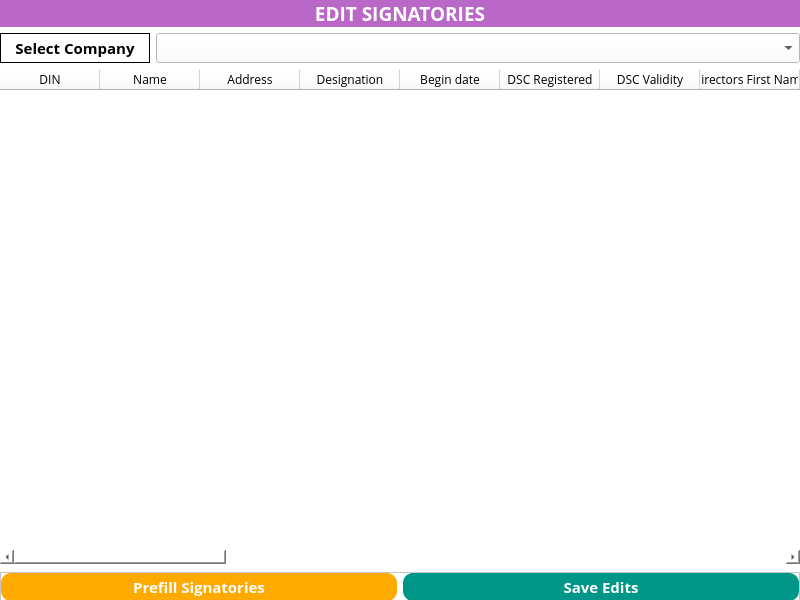
<?xml version="1.0" encoding="UTF-8"?>
<ui version="4.0">
 <class>Form</class>
 <widget class="QWidget" name="Form">
  <property name="windowModality">
   <enum>Qt::ApplicationModal</enum>
  </property>
  <property name="geometry">
   <rect>
    <x>0</x>
    <y>0</y>
    <width>800</width>
    <height>600</height>
   </rect>
  </property>
  <property name="minimumSize">
   <size>
    <width>800</width>
    <height>600</height>
   </size>
  </property>
  <property name="sizeIncrement">
   <size>
    <width>0</width>
    <height>0</height>
   </size>
  </property>
  <property name="windowTitle">
   <string>Form</string>
  </property>
  <property name="windowIcon">
   <iconset>
    <normaloff>../Icon/logo.png</normaloff>../Icon/logo.png</iconset>
  </property>
  <property name="styleSheet">
   <string notr="true">background-color: rgb(255, 255, 255);</string>
  </property>
  <layout class="QGridLayout" name="gridLayout">
   <property name="leftMargin">
    <number>0</number>
   </property>
   <property name="topMargin">
    <number>0</number>
   </property>
   <property name="rightMargin">
    <number>0</number>
   </property>
   <property name="bottomMargin">
    <number>0</number>
   </property>
   <item row="2" column="1" colspan="2">
    <layout class="QHBoxLayout" name="horizontalLayout">
     <item>
      <widget class="QTableWidget" name="DirectorInfo">
       <property name="font">
        <font>
         <family>Open Sans</family>
         <pointsize>10</pointsize>
         <stylestrategy>PreferAntialias</stylestrategy>
        </font>
       </property>
       <property name="frameShape">
        <enum>QFrame::NoFrame</enum>
       </property>
       <property name="frameShadow">
        <enum>QFrame::Sunken</enum>
       </property>
       <property name="midLineWidth">
        <number>9</number>
       </property>
       <property name="sizeAdjustPolicy">
        <enum>QAbstractScrollArea::AdjustToContents</enum>
       </property>
       <property name="showGrid">
        <bool>true</bool>
       </property>
       <property name="gridStyle">
        <enum>Qt::DashLine</enum>
       </property>
       <property name="sortingEnabled">
        <bool>true</bool>
       </property>
       <property name="wordWrap">
        <bool>false</bool>
       </property>
       <attribute name="horizontalHeaderCascadingSectionResizes">
        <bool>true</bool>
       </attribute>
       <attribute name="verticalHeaderVisible">
        <bool>false</bool>
       </attribute>
       <attribute name="verticalHeaderShowSortIndicator" stdset="0">
        <bool>false</bool>
       </attribute>
       <attribute name="verticalHeaderStretchLastSection">
        <bool>false</bool>
       </attribute>
       <column>
        <property name="text">
         <string>DIN</string>
        </property>
        <property name="font">
         <font>
          <family>Open Sans</family>
          <underline>false</underline>
          <stylestrategy>PreferAntialias</stylestrategy>
         </font>
        </property>
        <property name="textAlignment">
         <set>AlignCenter</set>
        </property>
       </column>
       <column>
        <property name="text">
         <string>Name</string>
        </property>
        <property name="font">
         <font>
          <family>Open Sans</family>
          <stylestrategy>PreferAntialias</stylestrategy>
         </font>
        </property>
        <property name="textAlignment">
         <set>AlignCenter</set>
        </property>
       </column>
       <column>
        <property name="text">
         <string>Address</string>
        </property>
        <property name="font">
         <font>
          <family>Open Sans</family>
          <stylestrategy>PreferAntialias</stylestrategy>
         </font>
        </property>
        <property name="textAlignment">
         <set>AlignCenter</set>
        </property>
       </column>
       <column>
        <property name="text">
         <string>Designation</string>
        </property>
        <property name="font">
         <font>
          <family>Open Sans</family>
          <stylestrategy>PreferAntialias</stylestrategy>
         </font>
        </property>
        <property name="textAlignment">
         <set>AlignCenter</set>
        </property>
       </column>
       <column>
        <property name="text">
         <string>Begin date</string>
        </property>
        <property name="font">
         <font>
          <family>Open Sans</family>
          <stylestrategy>PreferAntialias</stylestrategy>
         </font>
        </property>
        <property name="textAlignment">
         <set>AlignCenter</set>
        </property>
       </column>
       <column>
        <property name="text">
         <string>DSC Registered</string>
        </property>
        <property name="font">
         <font>
          <family>Open Sans</family>
          <stylestrategy>PreferAntialias</stylestrategy>
         </font>
        </property>
        <property name="textAlignment">
         <set>AlignCenter</set>
        </property>
       </column>
       <column>
        <property name="text">
         <string>DSC Validity</string>
        </property>
        <property name="font">
         <font>
          <family>Open Sans</family>
          <stylestrategy>PreferAntialias</stylestrategy>
         </font>
        </property>
        <property name="textAlignment">
         <set>AlignCenter</set>
        </property>
       </column>
       <column>
        <property name="text">
         <string>Directors First Name</string>
        </property>
        <property name="font">
         <font>
          <family>Open Sans</family>
          <stylestrategy>PreferAntialias</stylestrategy>
         </font>
        </property>
        <property name="textAlignment">
         <set>AlignCenter</set>
        </property>
       </column>
       <column>
        <property name="text">
         <string>Directors Middle Name</string>
        </property>
        <property name="font">
         <font>
          <family>Open Sans</family>
          <stylestrategy>PreferAntialias</stylestrategy>
         </font>
        </property>
        <property name="textAlignment">
         <set>AlignCenter</set>
        </property>
       </column>
       <column>
        <property name="text">
         <string>Gender</string>
        </property>
        <property name="font">
         <font>
          <family>Open Sans</family>
          <stylestrategy>PreferAntialias</stylestrategy>
         </font>
        </property>
        <property name="textAlignment">
         <set>AlignCenter</set>
        </property>
       </column>
       <column>
        <property name="text">
         <string>Fathers First Name</string>
        </property>
        <property name="font">
         <font>
          <family>Open Sans</family>
          <stylestrategy>PreferAntialias</stylestrategy>
         </font>
        </property>
        <property name="textAlignment">
         <set>AlignCenter</set>
        </property>
       </column>
       <column>
        <property name="text">
         <string>Fathers Middle Name</string>
        </property>
        <property name="font">
         <font>
          <family>Open Sans</family>
          <stylestrategy>PreferAntialias</stylestrategy>
         </font>
        </property>
        <property name="textAlignment">
         <set>AlignCenter</set>
        </property>
       </column>
       <column>
        <property name="text">
         <string>Fathers Last Name</string>
        </property>
        <property name="font">
         <font>
          <family>Open Sans</family>
          <stylestrategy>PreferAntialias</stylestrategy>
         </font>
        </property>
        <property name="textAlignment">
         <set>AlignCenter</set>
        </property>
       </column>
       <column>
        <property name="text">
         <string>Family Name</string>
        </property>
        <property name="font">
         <font>
          <family>Open Sans</family>
          <stylestrategy>PreferAntialias</stylestrategy>
         </font>
        </property>
        <property name="textAlignment">
         <set>AlignCenter</set>
        </property>
       </column>
       <column>
        <property name="text">
         <string>Present Address</string>
        </property>
        <property name="font">
         <font>
          <family>Open Sans</family>
          <stylestrategy>PreferAntialias</stylestrategy>
         </font>
        </property>
        <property name="textAlignment">
         <set>AlignCenter</set>
        </property>
       </column>
       <column>
        <property name="text">
         <string>Permanent Address</string>
        </property>
        <property name="font">
         <font>
          <family>Open Sans</family>
          <stylestrategy>PreferAntialias</stylestrategy>
         </font>
        </property>
        <property name="textAlignment">
         <set>AlignCenter</set>
        </property>
       </column>
       <column>
        <property name="text">
         <string>Mobile</string>
        </property>
        <property name="font">
         <font>
          <family>Open Sans</family>
          <stylestrategy>PreferAntialias</stylestrategy>
         </font>
        </property>
        <property name="textAlignment">
         <set>AlignCenter</set>
        </property>
       </column>
       <column>
        <property name="text">
         <string>Email</string>
        </property>
        <property name="font">
         <font>
          <family>Open Sans</family>
          <stylestrategy>PreferAntialias</stylestrategy>
         </font>
        </property>
        <property name="textAlignment">
         <set>AlignCenter</set>
        </property>
       </column>
       <column>
        <property name="text">
         <string>Nationality</string>
        </property>
        <property name="font">
         <font>
          <family>Open Sans</family>
          <stylestrategy>PreferAntialias</stylestrategy>
         </font>
        </property>
        <property name="textAlignment">
         <set>AlignCenter</set>
        </property>
       </column>
       <column>
        <property name="text">
         <string>Place of Birth</string>
        </property>
        <property name="font">
         <font>
          <family>Open Sans</family>
          <stylestrategy>PreferAntialias</stylestrategy>
         </font>
        </property>
        <property name="textAlignment">
         <set>AlignCenter</set>
        </property>
       </column>
       <column>
        <property name="text">
         <string>Occupation</string>
        </property>
        <property name="font">
         <font>
          <family>Open Sans</family>
          <stylestrategy>PreferAntialias</stylestrategy>
         </font>
        </property>
        <property name="textAlignment">
         <set>AlignCenter</set>
        </property>
       </column>
       <column>
        <property name="text">
         <string>Date of Birth</string>
        </property>
        <property name="font">
         <font>
          <family>Open Sans</family>
          <stylestrategy>PreferAntialias</stylestrategy>
         </font>
        </property>
        <property name="textAlignment">
         <set>AlignCenter</set>
        </property>
       </column>
       <column>
        <property name="text">
         <string>Age</string>
        </property>
        <property name="font">
         <font>
          <family>Open Sans</family>
          <stylestrategy>PreferAntialias</stylestrategy>
         </font>
        </property>
        <property name="textAlignment">
         <set>AlignCenter</set>
        </property>
       </column>
       <column>
        <property name="text">
         <string>Educational Qualification</string>
        </property>
        <property name="font">
         <font>
          <family>Open Sans</family>
          <stylestrategy>PreferAntialias</stylestrategy>
         </font>
        </property>
        <property name="textAlignment">
         <set>AlignCenter</set>
        </property>
       </column>
       <column>
        <property name="text">
         <string>Aadhar</string>
        </property>
        <property name="font">
         <font>
          <family>Open Sans</family>
          <stylestrategy>PreferAntialias</stylestrategy>
         </font>
        </property>
        <property name="textAlignment">
         <set>AlignCenter</set>
        </property>
       </column>
       <column>
        <property name="text">
         <string>PAN</string>
        </property>
        <property name="font">
         <font>
          <family>Open Sans</family>
          <stylestrategy>PreferAntialias</stylestrategy>
         </font>
        </property>
        <property name="textAlignment">
         <set>AlignCenter</set>
        </property>
       </column>
       <column>
        <property name="text">
         <string>Passport</string>
        </property>
        <property name="font">
         <font>
          <family>Open Sans</family>
          <stylestrategy>PreferAntialias</stylestrategy>
         </font>
        </property>
        <property name="textAlignment">
         <set>AlignCenter</set>
        </property>
       </column>
       <column>
        <property name="text">
         <string>Voters ID</string>
        </property>
        <property name="font">
         <font>
          <family>Open Sans</family>
          <stylestrategy>PreferAntialias</stylestrategy>
         </font>
        </property>
        <property name="textAlignment">
         <set>AlignCenter</set>
        </property>
       </column>
       <column>
        <property name="text">
         <string>Alias</string>
        </property>
        <property name="font">
         <font>
          <family>Open Sans</family>
          <stylestrategy>PreferAntialias</stylestrategy>
         </font>
        </property>
        <property name="textAlignment">
         <set>AlignCenter</set>
        </property>
       </column>
      </widget>
     </item>
    </layout>
   </item>
   <item row="0" column="1" colspan="2">
    <widget class="QLabel" name="title">
     <property name="font">
      <font>
       <family>Open Sans</family>
       <pointsize>11</pointsize>
       <weight>75</weight>
       <bold>true</bold>
       <stylestrategy>PreferAntialias</stylestrategy>
      </font>
     </property>
     <property name="styleSheet">
      <string notr="true">background-color: rgb(186,104,200);
color: rgb(255, 255, 255);</string>
     </property>
     <property name="text">
      <string>&lt;html&gt;&lt;head/&gt;&lt;body&gt;&lt;p&gt;&lt;span style=&quot; font-size:14pt;&quot;&gt;EDIT SIGNATORIES&lt;/span&gt;&lt;/p&gt;&lt;/body&gt;&lt;/html&gt;</string>
     </property>
     <property name="alignment">
      <set>Qt::AlignCenter</set>
     </property>
    </widget>
   </item>
   <item row="3" column="1" colspan="2">
    <widget class="QFrame" name="frame">
     <property name="sizePolicy">
      <sizepolicy hsizetype="Preferred" vsizetype="Preferred">
       <horstretch>0</horstretch>
       <verstretch>0</verstretch>
      </sizepolicy>
     </property>
     <property name="minimumSize">
      <size>
       <width>0</width>
       <height>30</height>
      </size>
     </property>
     <property name="maximumSize">
      <size>
       <width>16777215</width>
       <height>26</height>
      </size>
     </property>
     <property name="font">
      <font>
       <family>Open Sans</family>
       <stylestrategy>PreferAntialias</stylestrategy>
      </font>
     </property>
     <property name="frameShape">
      <enum>QFrame::StyledPanel</enum>
     </property>
     <property name="frameShadow">
      <enum>QFrame::Raised</enum>
     </property>
     <layout class="QGridLayout" name="gridLayout_2">
      <property name="leftMargin">
       <number>0</number>
      </property>
      <property name="topMargin">
       <number>0</number>
      </property>
      <property name="rightMargin">
       <number>0</number>
      </property>
      <property name="bottomMargin">
       <number>0</number>
      </property>
      <item row="0" column="1">
       <widget class="QPushButton" name="savebutton">
        <property name="sizePolicy">
         <sizepolicy hsizetype="Minimum" vsizetype="Expanding">
          <horstretch>0</horstretch>
          <verstretch>0</verstretch>
         </sizepolicy>
        </property>
        <property name="font">
         <font>
          <family>Open Sans</family>
          <pointsize>11</pointsize>
          <weight>75</weight>
          <bold>true</bold>
          <stylestrategy>PreferAntialias</stylestrategy>
         </font>
        </property>
        <property name="styleSheet">
         <string notr="true">color: rgb(255, 255, 255);
background-color:rgb(0,150,136);
border-radius:10;</string>
        </property>
        <property name="text">
         <string>Save Edits</string>
        </property>
        <property name="icon">
         <iconset>
          <normaloff>../../../Resources/Images/check-mark.png</normaloff>../../../Resources/Images/check-mark.png</iconset>
        </property>
       </widget>
      </item>
      <item row="0" column="0">
       <widget class="QPushButton" name="Prefill">
        <property name="sizePolicy">
         <sizepolicy hsizetype="Minimum" vsizetype="Expanding">
          <horstretch>0</horstretch>
          <verstretch>0</verstretch>
         </sizepolicy>
        </property>
        <property name="font">
         <font>
          <family>Open Sans</family>
          <pointsize>11</pointsize>
          <weight>75</weight>
          <bold>true</bold>
          <stylestrategy>PreferAntialias</stylestrategy>
         </font>
        </property>
        <property name="styleSheet">
         <string notr="true">color: rgb(255, 255, 255);
background-color:rgb(255, 170, 0);
border-radius:10;</string>
        </property>
        <property name="text">
         <string>Prefill Signatories</string>
        </property>
       </widget>
      </item>
     </layout>
    </widget>
   </item>
   <item row="1" column="1" colspan="2">
    <widget class="QWidget" name="widget" native="true">
     <property name="minimumSize">
      <size>
       <width>0</width>
       <height>30</height>
      </size>
     </property>
     <property name="maximumSize">
      <size>
       <width>16777215</width>
       <height>30</height>
      </size>
     </property>
     <layout class="QGridLayout" name="gridLayout_3">
      <property name="leftMargin">
       <number>0</number>
      </property>
      <property name="topMargin">
       <number>0</number>
      </property>
      <property name="rightMargin">
       <number>0</number>
      </property>
      <property name="bottomMargin">
       <number>0</number>
      </property>
      <item row="0" column="0">
       <widget class="QLabel" name="label">
        <property name="sizePolicy">
         <sizepolicy hsizetype="Preferred" vsizetype="Preferred">
          <horstretch>0</horstretch>
          <verstretch>0</verstretch>
         </sizepolicy>
        </property>
        <property name="minimumSize">
         <size>
          <width>0</width>
          <height>30</height>
         </size>
        </property>
        <property name="maximumSize">
         <size>
          <width>150</width>
          <height>16777215</height>
         </size>
        </property>
        <property name="font">
         <font>
          <family>Open Sans</family>
          <pointsize>11</pointsize>
          <weight>75</weight>
          <bold>true</bold>
          <stylestrategy>PreferAntialias</stylestrategy>
         </font>
        </property>
        <property name="frameShape">
         <enum>QFrame::Box</enum>
        </property>
        <property name="text">
         <string>Select Company</string>
        </property>
        <property name="alignment">
         <set>Qt::AlignCenter</set>
        </property>
       </widget>
      </item>
      <item row="0" column="1">
       <widget class="QComboBox" name="CompanySelect">
        <property name="sizePolicy">
         <sizepolicy hsizetype="Preferred" vsizetype="Expanding">
          <horstretch>0</horstretch>
          <verstretch>0</verstretch>
         </sizepolicy>
        </property>
        <property name="font">
         <font>
          <family>Open Sans</family>
          <pointsize>11</pointsize>
         </font>
        </property>
       </widget>
      </item>
     </layout>
    </widget>
   </item>
  </layout>
 </widget>
 <resources/>
 <connections/>
</ui>
